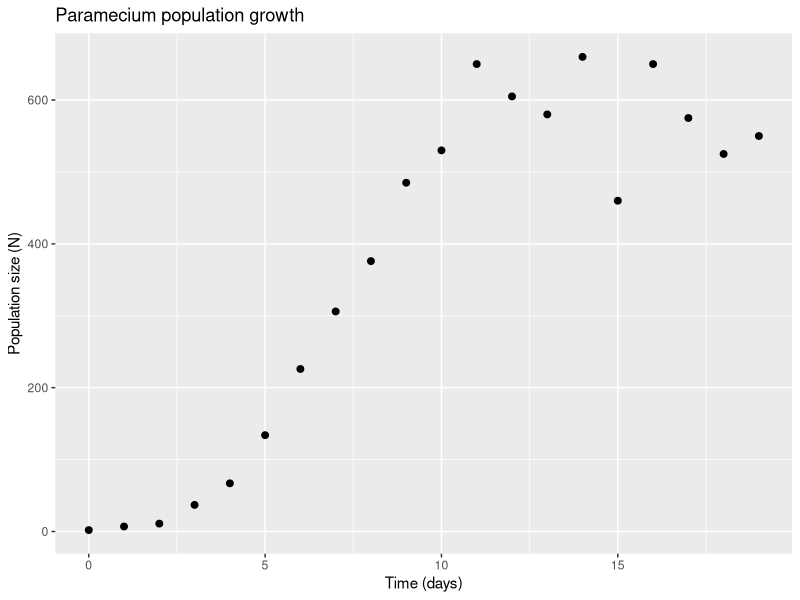
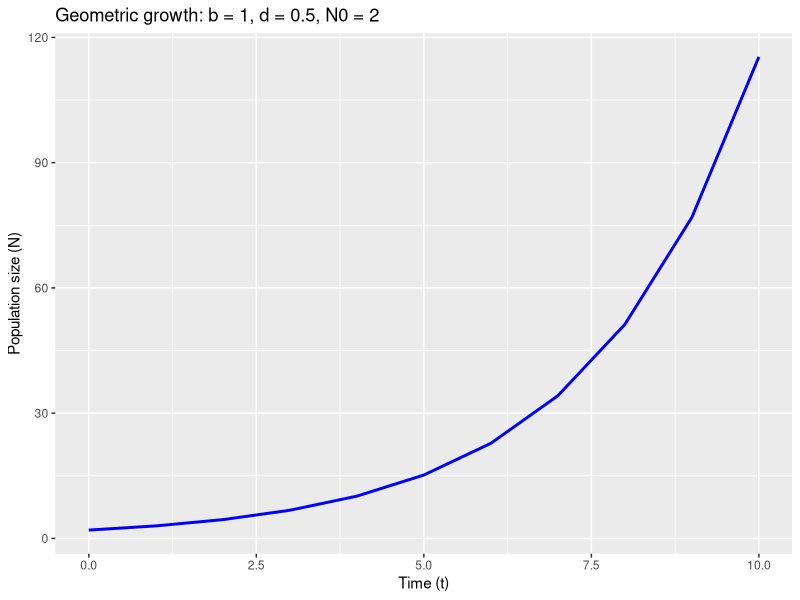
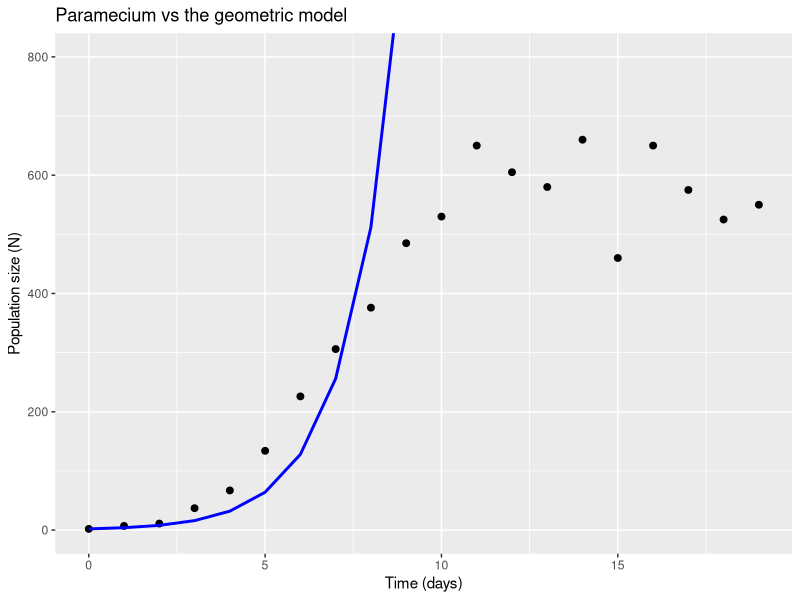
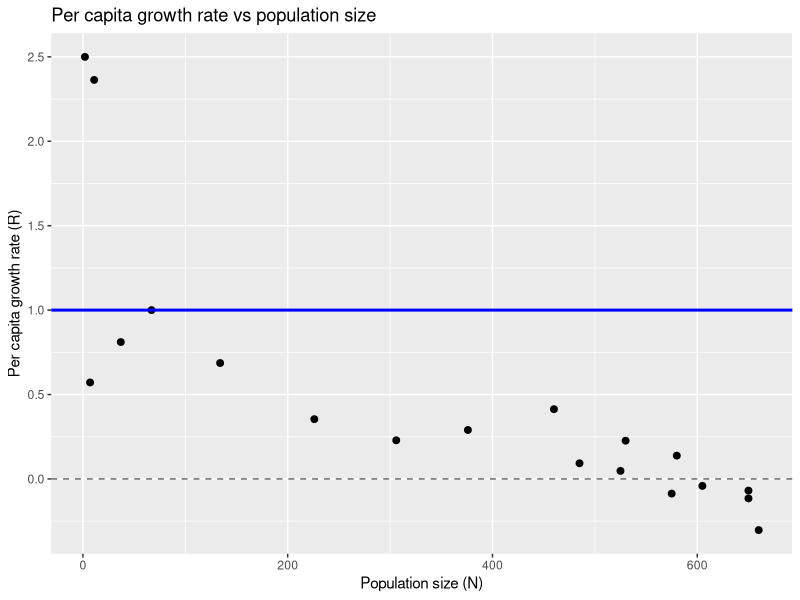
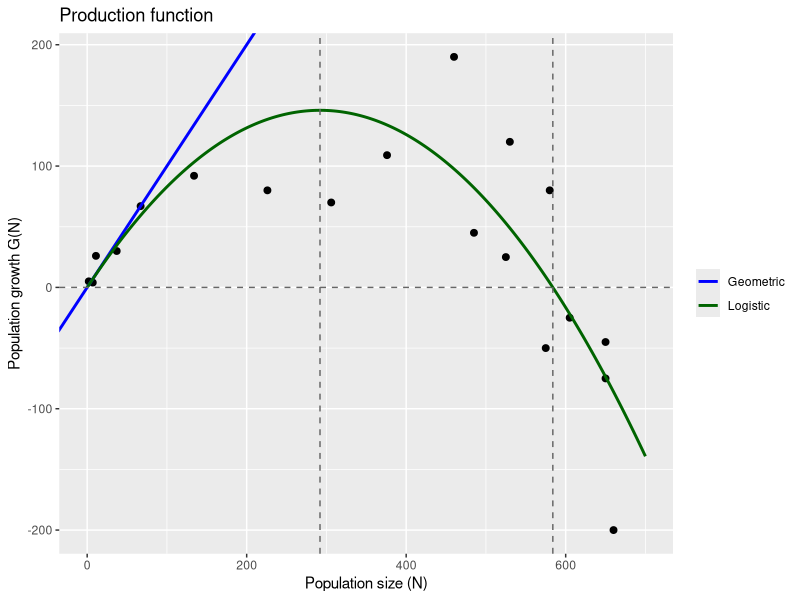
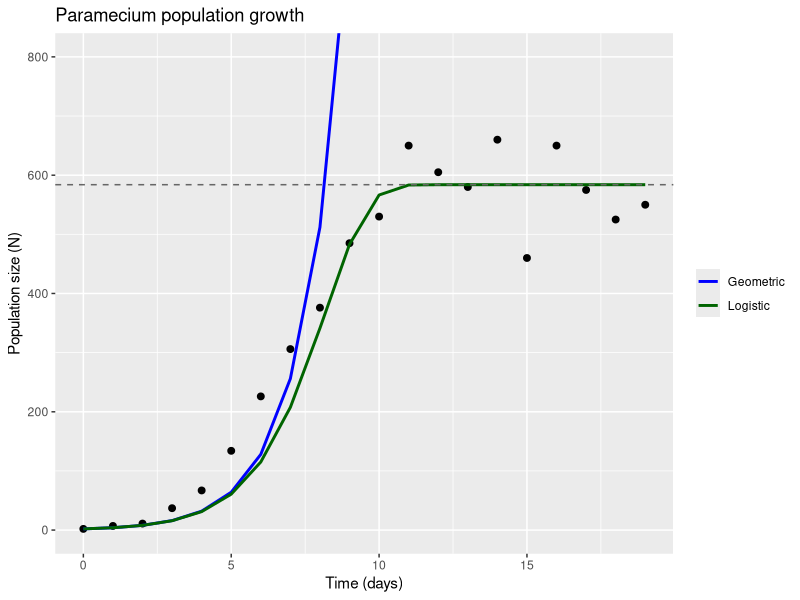
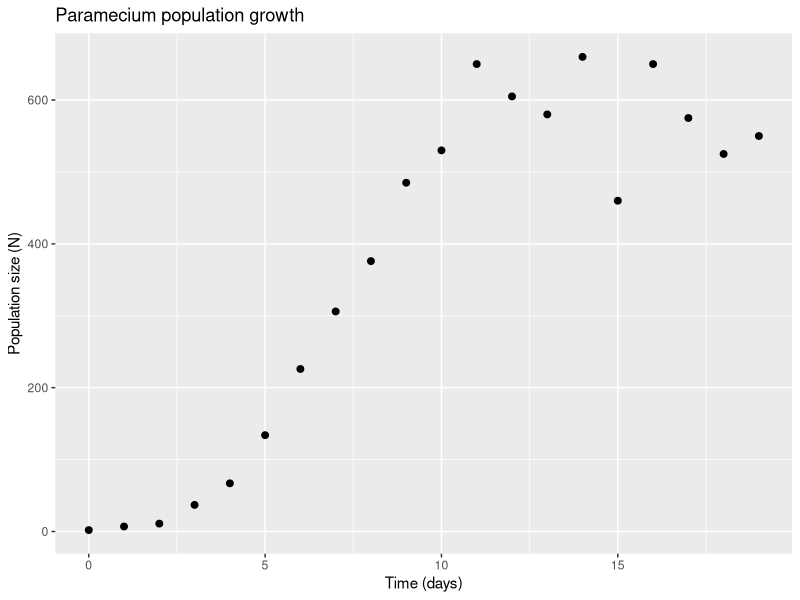
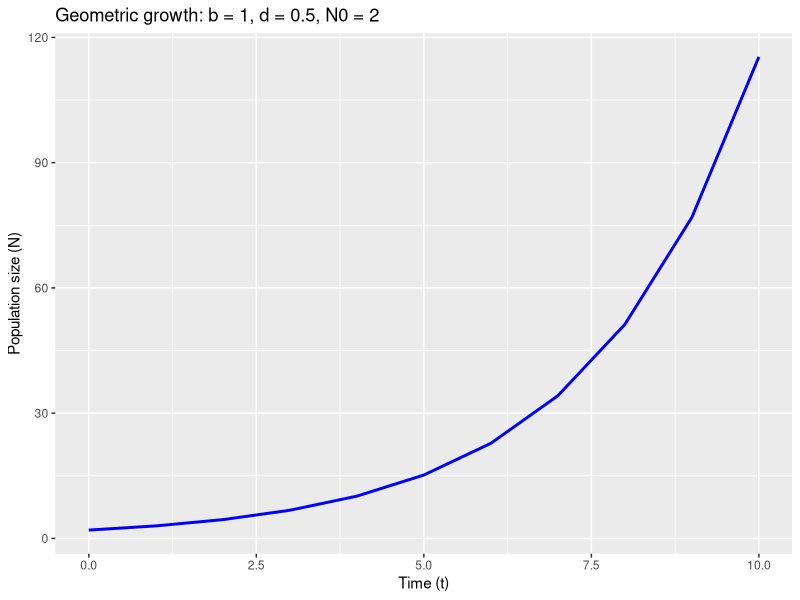

Recreate these plots in R, in order.
## ---- chunk 1
knitr::opts_chunk$set(echo = TRUE)
## ---- chunk 2
# Check your current version of R
R.version.string

## ---- chunk 3
# Write the current R version to the variable R_version
R_version <- R.version.string

# Test whether R_version is v4.5.1
if(R_version == "R version 4.5.1 (2025-06-13)") {
    print("R version 4.5.1")
} else {
    print("You are using a different version of R. Switch to version 4.5.1 to ensure reproducibilty")
  }

## ---- chunk 4
# Import the paramecium growth dataset
paramecium <- read.csv("Paramecium_aurelia.csv")

## ---- chunk 5
# Load the ggplot2 package so that we can use it in this script
library(ggplot2)

# Produce a simple scatter plot of the data using ggplot
scatter_plot <- ggplot(paramecium, aes(x = Time..days., y = Paramecium)) +
  geom_point(size = 2) +
  labs(x = "Time (days)",
       y = "Population size (N)",
       title = "Paramecium population growth")

# Display the plot - Will do nothing when run in your R script so run this in the console if you want to visualise it
scatter_plot

# Save the plot as an image file to our working directory.
# The image will be 1600 x 1200 pixels at 300 dpi
ggsave("paramecium_growth_n_vs_time.png", plot = scatter_plot, width = 1600, height = 1200, units = "px", dpi = 300)

## ---- chunk 6
# Per capita recruitment rate (b): new recruits per individual per time step
b <- 1

# Per capita mortality rate (d): fraction of individuals that die per time step
d <- 0.5

# Net per capita population growth rate R = b - d
R <- b - d

# Starting population size N0
N0 <- 2

# Number of time steps we want to run the model for
n_steps <- 10

## ---- chunk 7
# Create an empty numeric vector to hold the population size at each time step.
# We need n_steps + 1 slots because we also need a slot for time 0
N <- numeric(n_steps + 1)

# Put the starting population size into the first slot
N[1] <- N0

# Step the model forward one time step at a time using N(t+1) = N(t) + G(Nt),
# where G(Nt) = R * Nt
for (i in 1:n_steps) {
  N[i + 1] <- N[i] + R * N[i]
}

# Have a look at the result
N

## ---- chunk 8
# Build a table just like the one we made in Excel
geometric_table <- data.frame(
  # Time steps from 0 to n_steps
  Time = 0:n_steps,
  # Population size at each time step
  N = N,
  # Population growth G(N) = R * N
  G_N = R * N,
  # Observed change in N from this time step to the next. diff() subtracts each
  # value from the one after it. There is no "next" value for the final time
  # step so we pad the end with NA, which is how R says "not available"
  delta_N = c(diff(N), NA),
  # The parameters, repeated down every row just like in Excel
  b = b,
  d = d,
  R = R
)

# Have a look, rounding everything to 1 decimal place like the Excel version
round(geometric_table, 1)

## ---- chunk 9
# Plot population size against time as a line
geometric_plot <- ggplot(geometric_table, aes(x = Time, y = N)) +
  # geom_line() draws a line rather than points
  geom_line(color = "blue", linewidth = 1) +
  labs(x = "Time (t)",
       y = "Population size (N)",
       title = "Geometric growth: b = 1, d = 0.5, N0 = 2")

# Display the plot
geometric_plot

# Save the plot as an image file to our working directory
ggsave("geometric_growth_lecture_example.png", plot = geometric_plot, width = 1600, height = 1200, units = "px", dpi = 300)

# Save the table as a csv file so we can open it later in Excel if we want to
write.csv(geometric_table, "geometric_growth_lecture_example.csv", row.names = FALSE)

## ---- chunk 10
# Print the first 6 rows of the data
head(paramecium)

## ---- chunk 11
# Per capita growth rate for the paramecium, estimated from the early doubling
R_paramecium <- 1

# Create an empty vector with one slot for each of the 20 days (day 0 to day 19)
geometric_pred <- numeric(20)

# Start the model with 2 individuals, just like the data
geometric_pred[1] <- 2

# Step the geometric model forward one day at a time: N(t+1) = N(t) + R * N(t)
for (i in 1:19) {
  geometric_pred[i + 1] <- geometric_pred[i] + R_paramecium * geometric_pred[i]
}

# Have a look at what it predicts
geometric_pred

## ---- chunk 12
# Put the geometric model predictions into a data frame for ggplot
geometric_df <- data.frame(Time = 0:19, N = geometric_pred)

# Plot the observed data
geometric_vs_data <- ggplot(paramecium, aes(x = Time..days., y = Paramecium)) +
  geom_point(size = 2) +
  # Add the geometric model prediction from its own data frame
  geom_line(data = geometric_df, aes(x = Time, y = N), color = "blue", linewidth = 1) +
  labs(x = "Time (days)",
       y = "Population size (N)",
       title = "Paramecium vs the geometric model") +
  # Zoom the y axis in to 0 to 800, as the geometric line gets out of control
  coord_cartesian(ylim = c(0, 800))

# Display the plot
geometric_vs_data

# Save the plot
ggsave("paramecium_geometric_model.png", plot = geometric_vs_data, width = 1600, height = 1200, units = "px", dpi = 300)

## ---- chunk 13
# Population size at each time step N(t). We drop the final observation because
# there is no N(t+1) to compare it to
N_t <- paramecium$Paramecium[-20]

# Population size at the following time step N(t+1). We drop the first
# observation so that everything lines up
N_t1 <- paramecium$Paramecium[-1]

# Build a table of the observed growth
observed_table <- data.frame(
  # The time steps 0 to 18
  Time = paramecium$Time..days.[-20],
  # Population size this time step
  N_t = N_t,
  # Population size next time step
  N_t1 = N_t1,
  # Observed change in population size, which is our observed G(N)
  G_N = N_t1 - N_t,
  # Observed per capita growth rate R = G(N) / N
  R = (N_t1 - N_t) / N_t
)

# Have a look
observed_table

# Save the table
write.csv(observed_table, "paramecium_observed_growth.csv", row.names = FALSE)

## ---- chunk 14
# Plot observed R against N
R_vs_N <- ggplot(observed_table, aes(x = N_t, y = R)) +
  geom_point(size = 2) +
  # The geometric model says R is constant. Draw a horizontal line at the R we
  # chose for the paramecium
  geom_hline(yintercept = R_paramecium, color = "blue", linewidth = 1) +
  # Draw a dashed grey line at R = 0 where the population stops growing
  geom_hline(yintercept = 0, color = "grey40", linetype = "dashed") +
  labs(x = "Population size (N)",
       y = "Per capita growth rate (R)",
       title = "Per capita growth rate vs population size")

# Display the plot
R_vs_N

# Save the plot
ggsave("paramecium_R_vs_N.png", plot = R_vs_N, width = 1600, height = 1200, units = "px", dpi = 300)

## ---- chunk 15
# Carrying capacity K: the mean population size from day 11 onwards,
# once the population has levelled off.
# paramecium$Time..days. >= 11 gives TRUE for every row from day 11 onwards and
# FALSE for every row before it, and putting this in the square brackets keeps
# only the rows that are TRUE
K <- mean(paramecium$Paramecium[paramecium$Time..days. >= 11])

# Have a look at our estimate of K
K

# Per capita growth rate with no crowding, estimated from the early doubling
R0 <- 1

## ---- chunk 16
# For the logistic curve we need a smooth sequence of N values to draw through.
# seq() makes 200 evenly spaced values between 0 and 700
N_seq <- seq(0, 700, length.out = 200)

# Calculate the logistic G(N) at every one of those N values and put the curve
# into a data frame for ggplot
logistic_curve <- data.frame(N = N_seq, G_N = R0 * (1 - N_seq/K) * N_seq)

# Plot observed G(N) against N
production_function <- ggplot(observed_table, aes(x = N_t, y = G_N)) +
  geom_point(size = 2) +
  # Geometric: G(N) = RN, a straight line through the origin with a slope of R
  geom_abline(aes(intercept = 0, slope = R_paramecium, color = "Geometric"), linewidth = 1,
              key_glyph = "path") +
  # Logistic: the curve we just calculated, from its own data frame
  geom_line(data = logistic_curve, aes(x = N, y = G_N, color = "Logistic"), linewidth = 1) +
  # Dashed grey line at G(N) = 0
  geom_hline(yintercept = 0, color = "grey40", linetype = "dashed") +
  # Dashed grey vertical lines at K/2 and K
  geom_vline(xintercept = c(K/2, K), color = "grey40", linetype = "dashed") +
  # Choose the colour for each model and add a legend
  scale_color_manual(name = NULL, values = c("Geometric" = "blue", "Logistic" = "darkgreen")) +
  labs(x = "Population size (N)",
       y = "Population growth G(N)",
       title = "Production function")

# Display the plot
production_function

# Save the plot
ggsave("paramecium_production_function.png", plot = production_function, width = 1600, height = 1200, units = "px", dpi = 300)

## ---- chunk 17
# Create an empty vector with one slot for each of the 20 days (day 0 to day 19)
logistic_pred <- numeric(20)

# Start the model with 2 individuals, just like the data
logistic_pred[1] <- 2

# Step the logistic model forward one day at a time using
# N(t+1) = N(t) + G(N(t)) where G(N(t)) = R0 * (1 - N(t)/K) * N(t)
for (i in 1:19) {
  logistic_pred[i + 1] <- logistic_pred[i] + R0 * (1 - logistic_pred[i]/K) * logistic_pred[i]
}

# Have a look at what it predicts
logistic_pred

## ---- chunk 18
# Put the geometric and logistic predictions into a data frame for ggplot
pred_df <- data.frame(
  Time = 0:19,
  Geometric = geometric_pred,
  Logistic = logistic_pred
)

# Plot the observed data
both_models <- ggplot(paramecium, aes(x = Time..days., y = Paramecium)) +
  geom_point(size = 2) +
  # Add the geometric model prediction
  geom_line(data = pred_df, aes(x = Time, y = Geometric, color = "Geometric"), linewidth = 1) +
  # Add the logistic model prediction
  geom_line(data = pred_df, aes(x = Time, y = Logistic, color = "Logistic"), linewidth = 1) +
  # Add a dashed grey line at the carrying capacity K
  geom_hline(yintercept = K, color = "grey40", linetype = "dashed") +
  # Choose the colour for each model and add a legend
  scale_color_manual(name = NULL, values = c("Geometric" = "blue", "Logistic" = "darkgreen")) +
  labs(x = "Time (days)",
       y = "Population size (N)",
       title = "Paramecium population growth") +
  # Zoom the y axis in to 0 to 800, as the geometric line gets out of control
  coord_cartesian(ylim = c(0, 800))

# Display the plot
both_models

# Save the plot
ggsave("paramecium_both_models_n_vs_time.png", plot = both_models, width = 1600, height = 1200, units = "px", dpi = 300)
